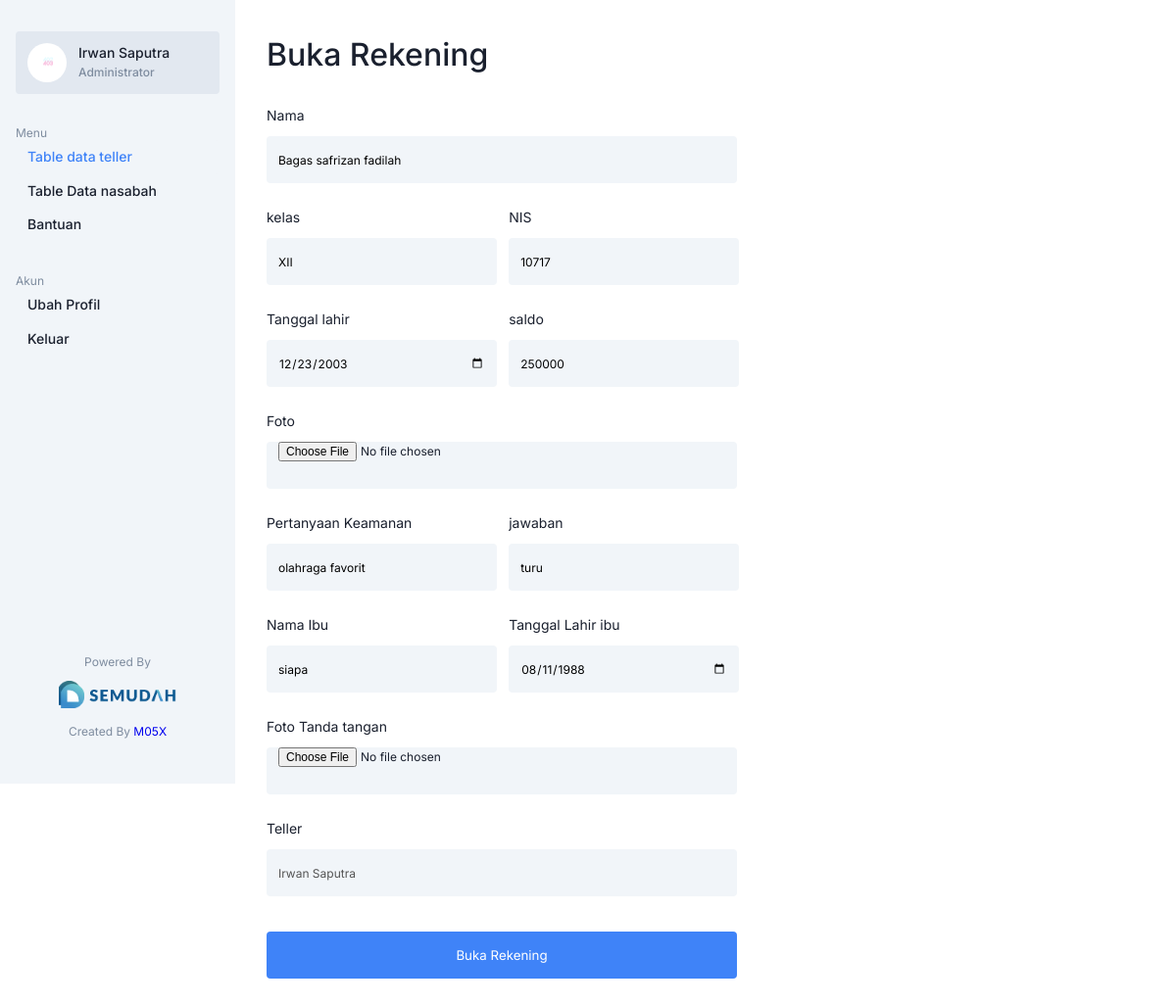
The page /Admin/edit-rekening.php?id_nasabah=23 (signed in) on the database its author committed.
### tables this page shows
CREATE TABLE `rekening` (
  `id_nasabah` int(11) NOT NULL,
  `nama` varchar(255) NOT NULL,
  `no_rekening` varchar(255) NOT NULL,
  `pin` varchar(255) NOT NULL,
  `saldo` int(11) NOT NULL,
  `tanggal_pembuatan` timestamp NOT NULL DEFAULT CURRENT_TIMESTAMP ON UPDATE CURRENT_TIMESTAMP,
  `teller` varchar(255) NOT NULL,
  `foto` varchar(255) NOT NULL,
  `kelas` varchar(255) NOT NULL,
  `nis` int(11) NOT NULL,
  `tanggal_lahir` date NOT NULL,
  `ibu` varchar(255) NOT NULL,
  `tanggal_ibu` date NOT NULL,
  `pertanyaan` varchar(255) NOT NULL,
  `jawaban` varchar(255) NOT NULL,
  `foto_ttd` varchar(255) NOT NULL
);

### Admin/edit-rekening.php (the view, shortened to what this page needs)
<?php
global $conn;
$id = $_GET['id_nasabah'];
$query = mysqli_query($conn, "SELECT * FROM rekening WHERE id_nasabah = '$id' ");
$data = mysqli_fetch_array($query);
?>
<!DOCTYPE html>
<html lang="en">
<head>
    <link rel="stylesheet" href="../assets/css/minta-nomorsurat.css">
</head>
<body>
<section class="sidebar">
        <div class="menu">
            <div class="profile">
                <div class="gambar">
                    <img src="../assets/img_admin/<?= $_SESSION["foto"]; ?>" alt="">
                </div>
                <div class="nama">
                <p>
                        <?= $_SESSION["nama"]; ?> <br>
                        <span><?= $_SESSION["role"]; ?></span>
                    </p>
                </div>
            </div>
            <ul>
                <p>Menu</p>
                <a href="data-teller.php">
                    <li class="side-active">
                        Table data teller
                    </li>
                </a>
                <a href="data-nasabah.php">
                    <li>
                        Table Data nasabah
                    </li>
                </a>
                <a href="">
                    <li>
                        Bantuan
                    </li>
                </a>
            </ul>
            <ul>
                <p>Akun</p>
                <a href="ubah-profil.php">
                    <li>
                        Ubah Profil
                    </li>
                </a>
                <a href="../assets/functions/logout.php" onclick="return confirm('Anda ingin keluar?');">
                    <li>
                        Keluar
                    </li>
                </a>
            </ul>
        </div>
        <div class="copyright">
            <p>Powered By</p>
            <img src="../assets/image/logo-semudah.png" alt="">
            <p>Created By <a href="https://muhamadasaddullah.github.io/">M05X</a></p>
        </div>
    </section>
    <main>
        <section>
        <div class="container">
        <p class="title">Buka Rekening</p>
            <form action="" method="post" enctype="multipart/form-data">
                <div class="form-group">
                    <label for="tujuan">Nama</label>
                    <div class="input">
                        <input type="text" name="nama" id="nama" value="<?=$data['nama'];?>" required>
                    </div>
                </div>
                <div class="form-group">
                    <div class="row">
                        <div class="col">
                            <label for="tanggal">kelas</label>
                            <div class="input">
                                <input type="text" name="kelas" id="kelas" value="<?=$data['kelas'];?>" required>
                            </div>
                        </div>
                        <div class="col">
                            <label for="kodesurat">NIS</label>
                            <div class="input">
                                <input type="text" name="nis" id="nis" value="<?=$data['nis'];?>" required>
                            </div>
                        </div>
                    </div>
                </div>
                <div class="form-group">
                    <div class="row">
                        <div class="col">
                            <label for="tanggal">Tanggal lahir</label>
                            <div class="input">
                                <input type="date" name="tanggal_lahir" id="tanggal_lahir" value="<?=$data['tanggal_lahir'];?>" required     >
                            </div>
                        </div>
                        <div class="col">
                            <label for="kodesurat">saldo</label>
                            <div class="input">
                                <input type="text" name="saldo" id="saldo" value="<?=$data['saldo'];?>" required>
                            </div>
                        </div>
                    </div>
                </div>
                <div class="form-group">
                    <label for="tujuan">Foto</label>
                    <div class="input">
                        <input type="file" name="gambar" id="gambar" required>
                    </div>
                </div>
                <div class="form-group">
                    <div class="row">
                        <div class="col">
                            <label for="tanggal">Pertanyaan Keamanan</label>
                            <div class="input">
                                <input type="text" name="pertanyaan" id="pertanyaan" value="<?=$data['pertanyaan'];?>" required     >
                            </div>
                        </div>
                        <div class="col">
                            <label for="kodesurat">jawaban</label>
                            <div class="input">
                                <input type="text" name="jawaban" id="jawaban" value="<?=$data['jawaban'];?>" required>
                            </div>
                        </div>
                    </div>
                </div>
                <div class="form-group">
                    <div class="row">
                        <div class="col">
                            <label for="tanggal">Nama Ibu</label>
                            <div class="input">
                                <input type="text" name="ibu" id="ibu" value="<?=$data['ibu'];?>" required     >
                            </div>
                        </div>
                        <div class="col">
                            <label for="kodesurat">Tanggal Lahir ibu</label>
                            <div class="input">
                                <input type="date" name="tanggal_ibu" id="tanggal_ibu" value="<?=$data['tanggal_ibu'];?>" required>
                            </div>
                        </div>
                    </div>
                </div>
                <div class="form-group">
                    <label for="tujuan">Foto Tanda tangan</label>
                    <div class="input">
                        <input type="file" name="gambar2" id="gambar2" required>
                    </div>
                </div>
                <div class="form-group">
                    <label for="tujuan">Teller</label>
                    <div class="input">
                        <input type="text" name="teller" id="teller" value="<?= $_SESSION["nama"]; ?>" placeholder="<?= $_SESSION["nama"]; ?>" disabled>
                    </div>
                </div>
                <div class="form-group">
                    <button type="submit" name="submit">Buka Rekening</button>
                </div>
            </form>
        </div>
        </section>
    </main>
</body>
</html>

### assets/css/minta-nomorsurat.css (style rules this page uses)
* { margin: 0; padding: 0; box-sizing: border-box; font-family: 'Inter', 'Poppins', sans-serif; }
:root { --bg-primary: #3F83F8; --bg-primary-hover: #1C64F2; --bg-secondary: #F1F5F9; --bg-secondary-hover: #E2E8F0; --bg-third: #FFFFFF; --color-primary: #1A202E; --color-secondary: #7E8C9F; --color-third: #3b2a2a; --excel-color: #008000; --alert-color: #EA4335; --font-size1: 32px; --font-size2: 14px; --font-size3: 12px; }
body { color: var(--color-primary); }
.sidebar { width: 240px; height: 100vh; padding: 32px 16px; top: 0; position: sticky; float: left; display: grid; grid-template-rows: auto 100px; background-color: var(--bg-secondary); }
.sidebar .profile { width: 100%; padding: 12px; border-radius: 4px; background-color: var(--bg-secondary-hover); display: grid; grid-template-columns: 52px auto; }
.sidebar .profile .gambar { width: 40px; height: 40px; max-width: 40px; max-height: 40px; overflow: hidden; border-radius: 50px; background-color: var(--bg-third); }
.sidebar .profile .gambar img { width: 100%; }
.sidebar .profile .nama { line-height: 1.2rem; font-weight: 500; font-size: var(--font-size2); }
.sidebar .profile .nama p { margin-bottom: 0px; }
.sidebar .profile .nama p span { font-size: var(--font-size3); color: var(--color-secondary); }
.sidebar ul { margin-top: 32px; padding: 0px; }
.sidebar ul p { margin-bottom: 0px; font-size: var(--font-size3); color: var(--color-secondary); }
.sidebar ul a { font-weight: 500; text-decoration: none; font-size: var(--font-size2); color: var(--color-primary); }
.sidebar ul li { width: 100%; padding: 8px 8px; border-radius: 4px; list-style: none; }
.sidebar ul .side-active { color: var(--bg-primary); background-color: var(--bg-secondary); }
.sidebar .copyright { text-align: center; }
.sidebar .copyright p { margin-bottom: 0px; font-size: var(--font-size3); color: var(--color-secondary); }
.sidebar .copyright p a { text-decoration: none; }
.sidebar .copyright img { margin: 12px 0px; width: 120px; }
main { padding-top: 36px; padding-bottom: 36px; padding-left: 240px; }
main .title { font-weight: 500; font-size: var(--font-size1); color: var(--color-primary); }
main .container { padding: 0px 32px; }
form { width: 480px; margin-top: 32px; }
.form-group { margin-top: 12px; }
.form-group label, .form-group input, .form-group span, .form-group button { margin: 12px 0px; box-sizing: border-box; border: none; border-radius: 4px; }
.row { display: grid; grid-gap: 12px; grid-template-columns: 49% 49%; }
.form-group label { color: var(--color-primary); font-size: var(--font-size2); }
.form-group input { width: 100%; height: 48px; padding: 0px 12px; font-size: var(--font-size3); background-color: var(--bg-secondary); }
.form-group button { width: 100%; height: 48px; margin-top: 12px; color: var(--bg-third); background-color: var(--bg-primary); }

### rows shown on the page
rekening: nama "Bagas safrizan fadilah", kelas "XII", nis "10717", tanggal_lahir "12/23/2003", saldo "250000", pertanyaan "olahraga favorit", jawaban "turu", ibu "siapa", tanggal_ibu "08/11/1988"

### other values the page prints
$_SESSION["nama"] "Irwan Saputra"
$_SESSION["role"] "Administrator"
